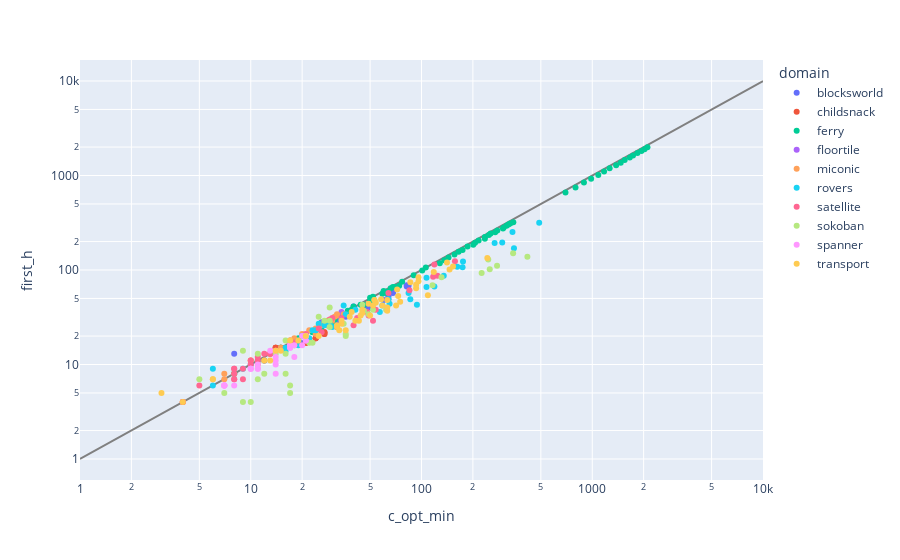

The cell this chart's notebook holds for it:
### Code cell
df = WHOLE_DF
df = df[df["solved"] == True]
df = df[df["model"] == "1wl_4_svr"]
fig = px.scatter(df, x="c_opt_min", y="first_h", color="domain", log_x=True, log_y=True)
max_metric= 1e4
diagonal = px.line(x=[1, max_metric], y=[1, max_metric], color_discrete_sequence=['gray'])
fig = go.Figure(diagonal.data + fig.data, layout=fig.layout)
fig.show()

### Figure 1 — Plotly figure (JSON) as saved in the notebook; plotly's stock layout.template omitted (floating-point values rounded to 4 significant figures)
{"data": [{"hovertemplate": "x=%{x}<br>y=%{y}<extra></extra>", "legendgroup": "", "line": {"color": "gray", "dash": "solid"}, "marker": {"symbol": "circle"}, "mode": "lines", "name": "", "orientation": "v", "showlegend": false, "type": "scatter", "x": [1, 10000], "xaxis": "x", "y": [1, 10000], "yaxis": "y"}, {"hovertemplate": "domain=blocksworld<br>c_opt_min=%{x}<br>first_h=%{y}<extra></extra>", "legendgroup": "blocksworld", "marker": {"color": "#636efa", "symbol": "circle"}, "mode": "markers", "name": "blocksworld", "orientation": "v", "showlegend": true, "type": "scatter", "x": [10, 8, 20, 24, 24, 26, 32, 32, 36, 38, 48, 40, 52, 50, 60, 64, 64, 64, 68, 82, 68, 84, 82], "xaxis": "x", "y": [10, 13, 17, 23, 23, 28, 29, 25, 32, 37, 40, 41, 39, 40, 48, 52, 54, 49, 57, 67, 58, 68, 69], "yaxis": "y"}, {"hovertemplate": "domain=childsnack<br>c_opt_min=%{x}<br>first_h=%{y}<extra></extra>", "legendgroup": "childsnack", "marker": {"color": "#EF553B", "symbol": "circle"}, "mode": "markers", "name": "childsnack", "orientation": "v", "showlegend": true, "type": "scatter", "x": [14, 15, 14, 14, 15, 17, 18, 18, 17, 21, 21, 21, 21, 24, 24, 24, 27, 27, 27, 27], "xaxis": "x", "y": [15, 15, 15, 15, 15, 17, 17, 17, 18, 17, 17, 17, 17, 19, 19, 19, 22, 22, 21, 21], "yaxis": "y"}, {"hovertemplate": "domain=ferry<br>c_opt_min=%{x}<br>first_h=%{y}<extra></extra>", "legendgroup": "ferry", "marker": {"color": "#00cc96", "symbol": "circle"}, "mode": "markers", "name": "ferry", "orientation": "v", "showlegend": true, "type": "scatter", "x": [8, 8, 12, 11, 15, 18, 19, 23, 24, 26, 30, 29, 31, 33, 37, 39, 46, 40, 44, 51, 52, 50, 52, 59, 64, 62, 60, 68, 66, 74, 37, 50, 62, 70, 77, 90, 101, 106, 128, 136, 144, 156, 165, 174, 186, 201, 206, 216, 235, 235, 248, 254, 270, 278, 300, 303, 315, 323, 331, 345, 697, 798, 894, 985, 1085, 1173, 1264, 1380, 1468, 1549, 1659, 1733, 1839, 1941, 2023, 2105], "xaxis": "x", "y": [8, 8, 11, 11, 15, 17, 19, 22, 23, 25, 28, 29, 30, 33, 36, 38, 43, 41, 43, 47, 47, 51, 52, 56, 58, 57, 60, 66, 64, 68, 37, 47, 59, 66, 75, 88, 99, 106, 118, 127, 136, 146, 156, 163, 177, 185, 194, 205, 214, 224, 234, 243, 251, 262, 275, 281, 294, 303, 311, 321, 660, 748, 842, 924, 1013, 1101, 1192, 1283, 1364, 1462, 1546, 1631, 1730, 1815, 1900, 1988], "yaxis": "y"}, {"hovertemplate": "domain=floortile<br>c_opt_min=%{x}<br>first_h=%{y}<extra></extra>", "legendgroup": "floortile", "marker": {"color": "#ab63fa", "symbol": "circle"}, "mode": "markers", "name": "floortile", "orientation": "v", "showlegend": true, "type": "scatter", "x": [26, 34], "xaxis": "x", "y": [26, 36], "yaxis": "y"}, {"hovertemplate": "domain=miconic<br>c_opt_min=%{x}<br>first_h=%{y}<extra></extra>", "legendgroup": "miconic", "marker": {"color": "#FFA15A", "symbol": "circle"}, "mode": "markers", "name": "miconic", "orientation": "v", "showlegend": true, "type": "scatter", "x": [4, 4, 4, 8, 7, 7, 10, 11, 10, 15, 13, 13, 18, 17, 17, 20, 20, 18, 24, 22, 24, 28, 26, 28, 28, 30, 31, 35, 32, 32], "xaxis": "x", "y": [4, 4, 4, 8, 7, 8, 11, 10, 11, 15, 13, 13, 16, 17, 16, 21, 20, 19, 21, 23, 24, 26, 26, 26, 29, 29, 32, 34, 33, 34], "yaxis": "y"}, {"hovertemplate": "domain=rovers<br>c_opt_min=%{x}<br>first_h=%{y}<extra></extra>", "legendgroup": "rovers", "marker": {"color": "#19d3f3", "symbol": "circle"}, "mode": "markers", "name": "rovers", "orientation": "v", "showlegend": true, "type": "scatter", "x": [9, 16, 23, 16, 6, 20, 35, 19, 6, 19, 29, 30, 36, 22, 41, 25, 64, 27, 94, 119, 57, 107, 107, 86, 65, 59, 84, 162, 24, 135, 175, 174, 297, 341, 268, 489, 348], "xaxis": "x", "y": [9, 15, 23, 14, 9, 20, 42, 18, 6, 16, 27, 25, 34, 19, 38, 27, 49, 26, 43, 67, 36, 83, 66, 49, 44, 42, 57, 108, 23, 87, 123, 107, 195, 252, 193, 316, 170], "yaxis": "y"}, {"hovertemplate": "domain=satellite<br>c_opt_min=%{x}<br>first_h=%{y}<extra></extra>", "legendgroup": "satellite", "marker": {"color": "#FF6692", "symbol": "circle"}, "mode": "markers", "name": "satellite", "orientation": "v", "showlegend": true, "type": "scatter", "x": [4, 8, 8, 5, 9, 10, 10, 8, 9, 8, 17, 11, 8, 18, 13, 21, 21, 12, 25, 52, 30, 29, 18, 11, 32, 54, 48, 49, 12, 40, 64, 85, 13, 26, 124, 117, 119, 42, 157, 34], "xaxis": "x", "y": [4, 7, 9, 6, 7, 11, 10, 8, 9, 7, 16, 11, 9, 17, 13, 20, 21, 11, 24, 29, 31, 30, 17, 12, 25, 38, 36, 33, 13, 26, 57, 61, 13, 22, 87, 85, 114, 31, 124, 31], "yaxis": "y"}, {"hovertemplate": "domain=sokoban<br>c_opt_min=%{x}<br>first_h=%{y}<extra></extra>", "legendgroup": "sokoban", "marker": {"color": "#B6E880", "symbol": "circle"}, "mode": "markers", "name": "sokoban", "orientation": "v", "showlegend": true, "type": "scatter", "x": [10, 7, 5, 17, 9, 17, 12, 11, 16, 11, 9, 22, 23, 14, 16, 36, 29, 27, 36, 35, 29, 16, 25, 29, 45, 52, 53, 46, 62, 49, 116, 131, 225, 251, 277, 246, 417, 344], "xaxis": "x", "y": [4, 5, 7, 5, 4, 6, 8, 7, 13, 13, 14, 17, 17, 13, 8, 21, 29, 29, 20, 27, 25, 18, 32, 40, 43, 38, 48, 37, 38, 34, 69, 84, 93, 102, 111, 129, 138, 150], "yaxis": "y"}, {"hovertemplate": "domain=spanner<br>c_opt_min=%{x}<br>first_h=%{y}<extra></extra>", "legendgroup": "spanner", "marker": {"color": "#FF97FF", "symbol": "circle"}, "mode": "markers", "name": "spanner", "orientation": "v", "showlegend": true, "type": "scatter", "x": [7, 7, 7, 7, 7, 8, 10, 10, 10, 11, 11, 11, 13, 14, 14, 14, 14, 14, 17, 17, 17, 17, 18, 18, 20, 20, 21, 21, 21, 21], "xaxis": "x", "y": [6, 6, 6, 6, 6, 6, 9, 9, 9, 9, 9, 10, 14, 14, 12, 10, 8, 11, 16, 15, 15, 16, 16, 12, 16, 20, 20, 18, 20, 18], "yaxis": "y"}, {"hovertemplate": "domain=transport<br>c_opt_min=%{x}<br>first_h=%{y}<extra></extra>", "legendgroup": "transport", "marker": {"color": "#FECB52", "symbol": "circle"}, "mode": "markers", "name": "transport", "orientation": "v", "showlegend": true, "type": "scatter", "x": [3, 4, 6, 6, 12, 13, 14, 15, 19, 17, 21, 25, 32, 36, 34, 34, 43, 41, 50, 44, 45, 39, 63, 71, 59, 52, 75, 54, 63, 58, 33, 32, 38, 45, 63, 49, 53, 73, 109, 93, 72, 93, 86, 96, 96, 118, 146, 153, 141, 243], "xaxis": "x", "y": [5, 4, 7, 7, 11, 11, 14, 14, 18, 18, 20, 20, 25, 23, 27, 29, 29, 29, 33, 33, 35, 36, 37, 42, 42, 42, 46, 45, 48, 49, 23, 26, 32, 38, 40, 44, 48, 53, 54, 64, 62, 70, 74, 76, 84, 95, 101, 109, 120, 134], "yaxis": "y"}], "layout": {"legend": {"title": {"text": "domain"}, "tracegroupgap": 0}, "margin": {"t": 60}, "xaxis": {"anchor": "y", "domain": [0, 1], "title": {"text": "c_opt_min"}, "type": "log"}, "yaxis": {"anchor": "x", "domain": [0, 1], "title": {"text": "first_h"}, "type": "log"}}}
